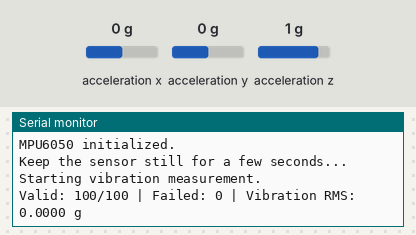
Simulated run of this sketch. Board: ESP32. On the bench: the last lines printed to the serial monitor. Wiring (inferred from the names in the program): MPU-6050 motion sensor at I2C address 0x68. Inputs (shaded band) come from the test bench; at power-on: acceleration x 0 g, acceleration y 0 g, acceleration z 1 g.

Above: at 5.4 s.
5.5 s: acceleration x set to -1.4 g
At 6.8 s:
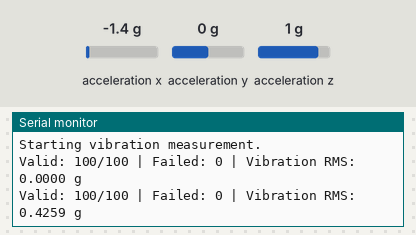
7.0 s: acceleration y set to -1.4 g
At 7.8 s:
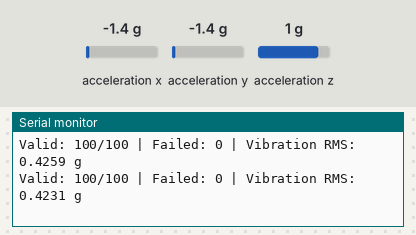
8.5 s: acceleration z set to -1.4 g
At 9.3 s:
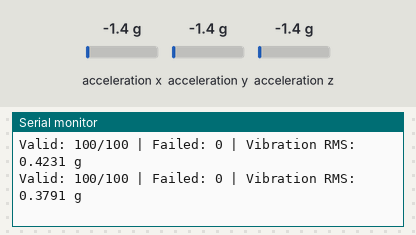
Timing chart, 0 to 11.5 s (numbered marks = the images above; inputs shaded):
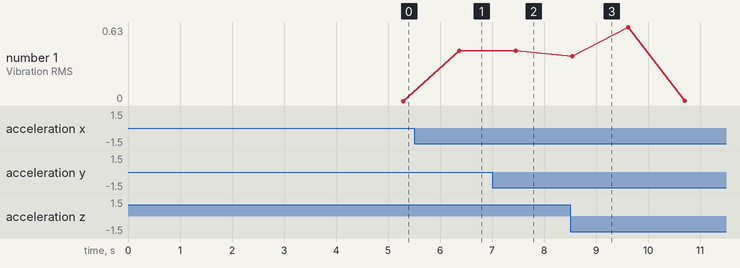

The sketch:

vibration_processing_test.ino.ino
```cpp
#include <Wire.h>
#include <math.h>

// ============================================================
// MPU6050 configuration
// ============================================================

#define MPU6050_ADDRESS 0x68

// ESP-01 I2C pins
#define SDA_PIN 2
#define SCL_PIN 0

// MPU6050 registers
#define MPU6050_WHO_AM_I    0x75
#define MPU6050_PWR_MGMT_1  0x6B
#define ACCEL_XOUT_H        0x3B

// MPU6050 default accelerometer sensitivity
//
// Default range: +/-2g
// Sensitivity: 16384 LSB/g
//
#define ACCEL_SENSITIVITY 16384.0f


// ============================================================
// Sampling configuration
// ============================================================

// Number of samples used to calculate one RMS value.
#define SAMPLE_COUNT 100

// Delay between samples.
// 10 ms = approximately 100 Hz sampling rate.
#define SAMPLE_DELAY_MS 10


// ============================================================
// Gravity filter
// ============================================================
//
// This controls how quickly our gravity estimate changes.
//
// Smaller alpha:
//     gravity estimate follows changes more slowly.
//
// Larger alpha:
//     gravity estimate follows changes more quickly.
//
// We start with 0.95.
//
#define GRAVITY_ALPHA 0.95f


// ============================================================
// Gravity estimates
// ============================================================

float gravityX = 0.0f;
float gravityY = 0.0f;
float gravityZ = 0.0f;

bool gravityInitialized = false;


// ============================================================
// Write to an MPU6050 register
// ============================================================

void writeMPU6050(uint8_t registerAddress, uint8_t value)
{
  Wire.beginTransmission(MPU6050_ADDRESS);

  Wire.write(registerAddress);
  Wire.write(value);

  Wire.endTransmission();
}


// ============================================================
// Read one byte from MPU6050
// ============================================================

uint8_t readMPU6050(uint8_t registerAddress)
{
  Wire.beginTransmission(MPU6050_ADDRESS);

  Wire.write(registerAddress);

  Wire.endTransmission(false);

  Wire.requestFrom(MPU6050_ADDRESS, (uint8_t)1);

  if (Wire.available())
  {
    return Wire.read();
  }

  return 0;
}


// ============================================================
// Read raw acceleration
// ============================================================

bool readRawAcceleration(
  int16_t &accelX,
  int16_t &accelY,
  int16_t &accelZ
)
{
  Wire.beginTransmission(MPU6050_ADDRESS);

  Wire.write(ACCEL_XOUT_H);

  // Repeated-start
  if (Wire.endTransmission(false) != 0)
  {
    return false;
  }

  // Request X, Y and Z
  // 6 bytes total
  //
  // X high
  // X low
  // Y high
  // Y low
  // Z high
  // Z low
  //
  uint8_t received = Wire.requestFrom(
    MPU6050_ADDRESS,
    (uint8_t)6
  );

  if (received != 6)
  {
    return false;
  }

  accelX = (int16_t)(
    (Wire.read() << 8) | Wire.read()
  );

  accelY = (int16_t)(
    (Wire.read() << 8) | Wire.read()
  );

  accelZ = (int16_t)(
    (Wire.read() << 8) | Wire.read()
  );

  return true;
}


// ============================================================
// Convert raw MPU6050 value to g
// ============================================================

float rawToG(int16_t rawValue)
{
  return rawValue / ACCEL_SENSITIVITY;
}


// ============================================================
// Update gravity estimate
// ============================================================

void updateGravityEstimate(
  float accelX,
  float accelY,
  float accelZ
)
{
  if (!gravityInitialized)
  {
    gravityX = accelX;
    gravityY = accelY;
    gravityZ = accelZ;

    gravityInitialized = true;

    return;
  }

  gravityX =
    GRAVITY_ALPHA * gravityX +
    (1.0f - GRAVITY_ALPHA) * accelX;

  gravityY =
    GRAVITY_ALPHA * gravityY +
    (1.0f - GRAVITY_ALPHA) * accelY;

  gravityZ =
    GRAVITY_ALPHA * gravityZ +
    (1.0f - GRAVITY_ALPHA) * accelZ;
}


// ============================================================
// Calculate dynamic acceleration
// ============================================================

float calculateDynamicMagnitude(
  float accelX,
  float accelY,
  float accelZ
)
{
  // Remove estimated gravity
  float dynamicX = accelX - gravityX;
  float dynamicY = accelY - gravityY;
  float dynamicZ = accelZ - gravityZ;

  // Calculate 3-axis dynamic acceleration magnitude
  float magnitude = sqrt(
    dynamicX * dynamicX +
    dynamicY * dynamicY +
    dynamicZ * dynamicZ
  );

  return magnitude;
}


// ============================================================
// SETUP
// ============================================================

void setup()
{
  Serial.begin(115200);

  delay(1000);

  Serial.println();
  Serial.println("======================================");
  Serial.println("MPU6050 Vibration Processing Test");
  Serial.println("======================================");

  // Start I2C
  Wire.begin(SDA_PIN, SCL_PIN);

  delay(100);

  // Check sensor identity
  uint8_t whoAmI = readMPU6050(MPU6050_WHO_AM_I);

  Serial.print("WHO_AM_I: 0x");
  Serial.println(whoAmI, HEX);

  if (whoAmI != 0x68)
  {
    Serial.println("WARNING: MPU6050 identity check failed.");
  }
  else
  {
    Serial.println("MPU6050 detected.");
  }

  // Wake MPU6050
  writeMPU6050(
    MPU6050_PWR_MGMT_1,
    0x00
  );

  delay(100);

  Serial.println("MPU6050 initialized.");
  Serial.println();

  Serial.println(
    "Keep the sensor still for a few seconds..."
  );

  delay(3000);

  Serial.println(
    "Starting vibration measurement."
  );

  Serial.println();
}


// ============================================================
// LOOP
// ============================================================
void loop()
{
  float sumSquares = 0.0f;

  uint16_t validSamples = 0;
  uint16_t failedSamples = 0;

  // Collect one second of samples
  for (int i = 0; i < SAMPLE_COUNT; i++)
  {
    int16_t rawX;
    int16_t rawY;
    int16_t rawZ;

    bool success = readRawAcceleration(
      rawX,
      rawY,
      rawZ
    );

    if (success)
    {
      // Convert raw values to g
      float accelX = rawToG(rawX);
      float accelY = rawToG(rawY);
      float accelZ = rawToG(rawZ);

      // Estimate and remove gravity
      updateGravityEstimate(
        accelX,
        accelY,
        accelZ
      );

      // Calculate dynamic acceleration
      float dynamicMagnitude =
        calculateDynamicMagnitude(
          accelX,
          accelY,
          accelZ
        );

      // Add squared value for RMS
      sumSquares +=
        dynamicMagnitude * dynamicMagnitude;

      validSamples++;
    }
    else
    {
      failedSamples++;
    }

    delay(SAMPLE_DELAY_MS);
  }

  // ----------------------------------------------------------
  // Only calculate RMS when we received valid data
  // ----------------------------------------------------------

  if (validSamples > 0)
  {
    float rms = sqrt(
      sumSquares / validSamples
    );

    Serial.print("Valid: ");
    Serial.print(validSamples);

    Serial.print("/");
    Serial.print(SAMPLE_COUNT);

    Serial.print(" | Failed: ");
    Serial.print(failedSamples);

    Serial.print(" | Vibration RMS: ");
    Serial.print(rms, 4);

    Serial.println(" g");
  }
  else
  {
    Serial.println(
      "MPU6050 communication failure."
    );
  }
}
```

Measured:
- after the input at 5.5 s, the serial monitor: prints a new line after 0.87 s (image 1)
- after the input at 7.0 s, the serial monitor: prints a new line after 0.46 s (image 2)
- after the input at 8.5 s, the serial monitor: prints a new line at once (image 3)
- plotted number 1: 0 → 0.43 after the input at 5.5 s, 0.43 → 0.42 after the input at 7.0 s
